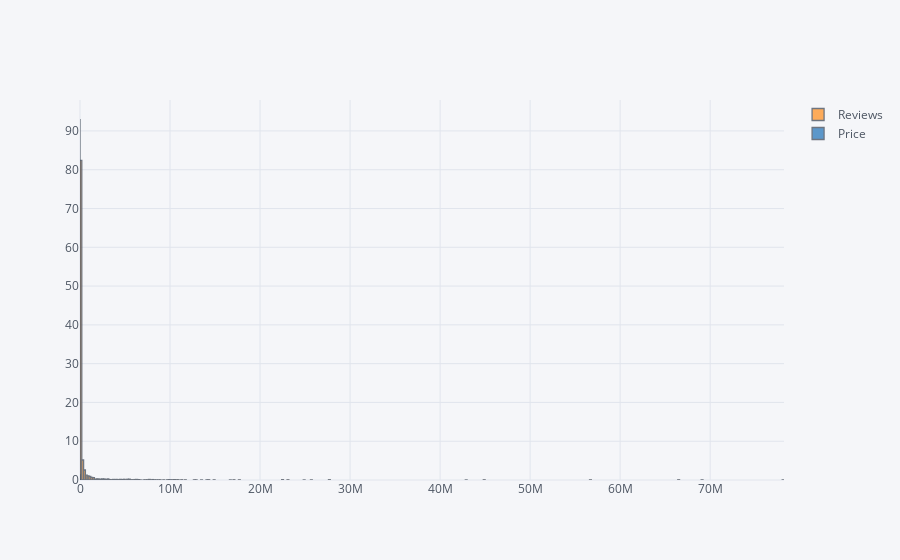

The notebook cell this image was saved under:
### Code cell
df_train[['Reviews', 'Price']].iplot(kind='hist', histnorm='percent', barmode='overlay')

### Figure 1 — Plotly figure (JSON) as saved in the notebook; plotly's stock layout.template omitted (floating-point values rounded to 4 significant figures; data arrays with more than 128 entries replaced by an {"elided": "..."} marker saying what was removed)
{"data": [{"histfunc": "count", "histnorm": "percent", "marker": {"color": "rgba(255, 153, 51, 1.0)", "line": {"color": "#4D5663", "width": 1.3}}, "name": "Reviews", "opacity": 0.8, "orientation": "v", "type": "histogram", "uid": "e156f732-4113-46c9-860c-4eb01eb55c35", "x": {"elided": "9367 int values"}}, {"histfunc": "count", "histnorm": "percent", "marker": {"color": "rgba(55, 128, 191, 1.0)", "line": {"color": "#4D5663", "width": 1.3}}, "name": "Price", "opacity": 0.8, "orientation": "v", "type": "histogram", "uid": "a6269950-1394-40e0-a50c-6122ddf23773", "x": {"elided": "9367 float values"}}], "layout": {"barmode": "overlay", "legend": {"bgcolor": "#F5F6F9", "font": {"color": "#4D5663"}}, "paper_bgcolor": "#F5F6F9", "plot_bgcolor": "#F5F6F9", "title": {"font": {"color": "#4D5663"}}, "xaxis": {"gridcolor": "#E1E5ED", "showgrid": true, "tickfont": {"color": "#4D5663"}, "title": {"font": {"color": "#4D5663"}, "text": ""}, "zerolinecolor": "#E1E5ED"}, "yaxis": {"gridcolor": "#E1E5ED", "showgrid": true, "tickfont": {"color": "#4D5663"}, "title": {"font": {"color": "#4D5663"}, "text": ""}, "zerolinecolor": "#E1E5ED"}}}
